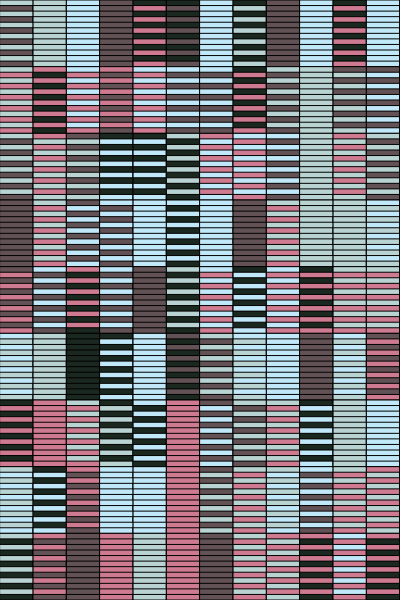
Frame 1 (no input)
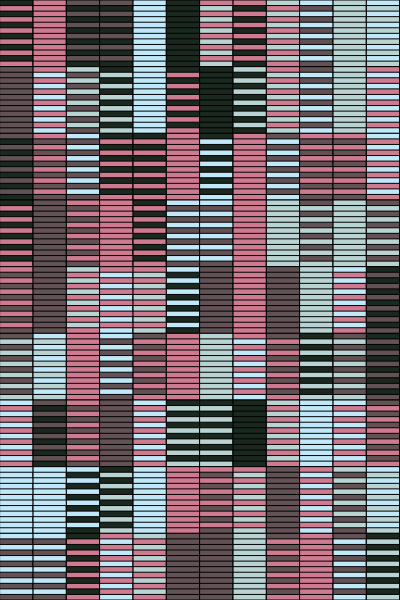
Frame 2 (the mouse pressed at the canvas centre, redrawn once)

The p5.js sketch that drew these frames (run headless with seeded random() and noise() and a simulated clock; the mouse was pressed at the canvas centre and the sketch redrawn once):

// p5.js sketch
// ── sketch.js
var w; 
var h;




function setup() {
  createCanvas(400,600 );
  w = width/12
  h = height/9
  noLoop()
}

function draw() {
  background(220);
  
  for (var x = 0; x <width; x+=w){
    for (var y =0; y < height; y+=h){
      joe = round(random(1,6))
      if (joe==1){
        fill(26,40,31)
      }
      else if (joe==2){
        fill(99,82,85)
      }
      else if (joe==3){
        fill(206,123,145)
      }
      else if (joe==4){
        fill(192,232,249)
      }
      else if(joe==5){
        fill(184,211,209)
      }
      rect(x,y,w,h)
      
      joe = round(random(1,6))
      if (joe==1){
        fill(26,40,31)
      }
      else if (joe==2){
        fill(99,82,85)
      }
      else if (joe==3){
        fill(206,123,145)
      }
      else if (joe==4){
        fill(192,232,249)
      }
      else if(joe==5){
        fill(184,211,209)
      }
      
      for (var yy = y+h/12; yy < y+h;yy+=h/6){
        
        
        rect(x,yy,w,h/12)
        
      }
        
      
    
      
      
        
      }
      
    }
  }
  
  
  
